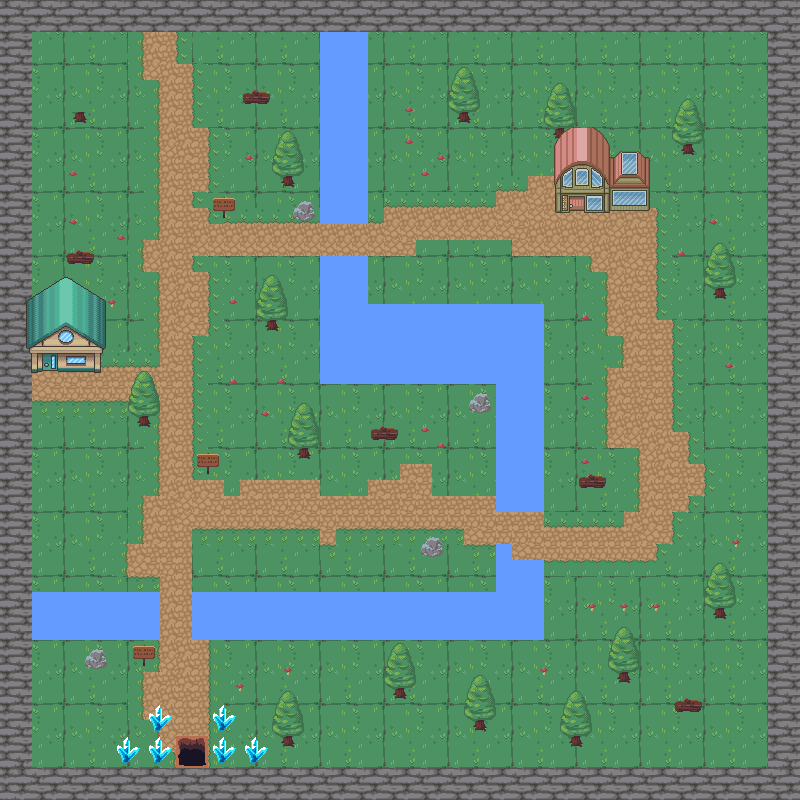

The image is a tile-based game level rendered from a .tmx file. Its description and source (layers, tilesets, objects; grid data summarised) follow:
An orthogonal 50x50 tile map with 16x16 px tiles, 8 tile layers (background, walls, water, path, ...), 3 tilesets and 67 objects (49x collision, Player, enter_house, enter_house_exit, enter_house2_exit, ...).

<map version="1.5" tiledversion="1.7.2" orientation="orthogonal" renderorder="right-down" width="50" height="50" tilewidth="16" tileheight="16" infinite="0" nextlayerid="15" nextobjectid="105">
 <tileset firstgid="1" source="nature.tsx" />
 <tileset firstgid="721" source="house.tsx" />
 <tileset firstgid="1496" source="dungeon.tsx" />
 <layer id="1" name="background" width="50" height="50">
  <data>[2500 cells, 2500 non-empty, 16 distinct tile ids]</data>
 </layer>
 <layer id="2" name="walls" width="50" height="50">
  <data>[2500 cells, 384 non-empty, 4 distinct tile ids]</data>
 </layer>
 <layer id="3" name="water" width="50" height="50">
  <data>[2500 cells, 256 non-empty, 4 distinct tile ids]</data>
 </layer>
 <layer id="4" name="path" width="50" height="50">
  <data>[2500 cells, 548 non-empty, 10 distinct tile ids]</data>
 </layer>
 <layer id="7" name="decorations" width="50" height="50">
  <data>[2500 cells, 154 non-empty, 23 distinct tile ids]</data>
 </layer>
 <layer id="8" name="house" width="50" height="50">
  <data>[2500 cells, 77 non-empty, 77 distinct tile ids]</data>
 </layer>
 <layer id="11" name="dungeon" width="50" height="50">
  <data>[2500 cells, 4 non-empty, 4 distinct tile ids]</data>
 </layer>
 <layer id="14" name="top" width="50" height="50">
  <data>[2500 cells, 100 non-empty, 22 distinct tile ids]</data>
 </layer>
 <objectgroup id="5" name="Objects">
  <object id="1" name="Player" x="160" y="230">
   <point />
  </object>
  <object id="5" name="collision" x="6.7904" y="-13.5808" width="785.423" height="40.7424" />
  <object id="6" name="collision" x="2.26347" y="9.05387" width="24.8981" height="787.687" />
  <object id="8" name="collision" x="771.842" y="-2.26347" width="31.6885" height="799.004" />
  <object id="9" name="collision" x="6.64011" y="766.932" width="786.853" height="24.9004" />
  <object id="17" name="collision" x="320.383" y="33.0653">
   <polygon points="0,0 -0.165825,191.178 47.5163,191.026 47.2088,-0.741786 -0.214768,-1.68554" />
  </object>
  <object id="20" name="collision" x="319.64" y="256.345" width="48.1043" height="125.957" />
  <object id="21" name="collision" x="368.378" y="303.184" width="175.328" height="78.486" />
  <object id="22" name="collision" x="494.335" y="381.037" width="48.7373" height="130.388" />
  <object id="23" name="collision" x="496.234" y="544.971" width="15.1908" height="13.9249" />
  <object id="24" name="collision" x="496.234" y="559.529" width="46.8384" height="79.7519" />
  <object id="25" name="collision" x="190.791" y="591.177" width="305.443" height="48.3639" />
  <object id="26" name="collision" x="31.1496" y="591.843" width="128.492" height="48.6713" />
  <object id="27" name="collision" x="71.8106" y="110.819" width="16.2534" height="13.0027" />
  <object id="28" name="collision" x="281.703" y="174.312" width="14.0173" height="13.5651" />
  <object id="29" name="collision" x="266.427" y="317.866" width="12.9257" height="13.9808" />
  <object id="30" name="collision" x="135.771" y="414.819" width="15.6922" height="12.9631" />
  <object id="31" name="collision" x="293.375" y="446.203" width="19.7858" height="15.0099" />
  <object id="32" name="collision" x="455.755" y="109.163" width="17.739" height="15.6922" />
  <object id="33" name="collision" x="551.272" y="124.173" width="17.739" height="17.0567" />
  <object id="34" name="collision" x="678.174" y="142.594" width="19.7858" height="14.3276" />
  <object id="35" name="collision" x="709.559" y="285.188" width="20.468" height="15.6922" />
  <object id="36" name="collision" x="712.97" y="606.536" width="14.3276" height="13.6454" />
  <object id="37" name="collision" x="616.088" y="671.352" width="15.6922" height="12.2808" />
  <object id="38" name="collision" x="569.694" y="734.12" width="13.6454" height="12.9631" />
  <object id="39" name="collision" x="472.812" y="719.11" width="14.3276" height="12.2808" />
  <object id="40" name="collision" x="393.669" y="685.679" width="13.6454" height="13.6454" />
  <object id="41" name="collision" x="277.683" y="732.756" width="18.4212" height="15.0099" />
  <object id="43" name="collision" x="243.634" y="89.739" width="25.5835" height="15.3501" />
  <object id="44" name="collision" x="216.476" y="208.21" width="14.5629" height="11.0206" />
  <object id="45" name="collision" x="296.375" y="203.881" width="15.3501" height="16.5309" />
  <object id="46" name="collision" x="68.0915" y="250.325" width="25.9771" height="14.9565" />
  <object id="47" name="collision" x="199.158" y="463.258" width="15.3501" height="12.595" />
  <object id="51" name="collision" x="469.723" y="397.769" width="18.5949" height="15.361" />
  <object id="52" name="collision" x="371.897" y="427.682" width="25.8711" height="13.744" />
  <object id="53" name="collision" x="580.483" y="475.382" width="25.8711" height="12.9356" />
  <object id="54" name="collision" x="423.64" y="539.251" width="18.5949" height="16.9779" />
  <object id="55" name="collision" x="85.6981" y="647.587" width="21.0203" height="21.8288" />
  <object id="56" name="collision" x="136.057" y="657.072" width="13.9271" height="9.99893" />
  <object id="59" name="collision" x="673.67" y="697.109" width="27.7802" height="15.6264" />
  <object id="65" name="collision" x="26.5734" y="311.888" width="76.9231" height="59.4406" />
  <object id="66" name="collision" x="556.643" y="160.14" width="93.7063" height="53.1469" />
  <object id="67" name="enter_house" x="41.001" y="351.603" width="17.2127" height="23.43" />
  <object id="68" name="enter_house_exit" x="50.4523" y="387.819">
   <point />
  </object>
  <object id="69" name="enter_house2_exit" x="577.352" y="248.193">
   <point />
  </object>
  <object id="71" name="enter_house2" x="569.446" y="196.853" width="14.5484" height="20.0845" />
  <object id="72" name="enter_dungeon" x="177.068" y="736.602" width="29.1178" height="29.9048" />
  <object id="73" name="collision" x="147.148" y="705.316" width="23.2339" height="26.5531" />
  <object id="74" name="collision" x="148.808" y="738.507" width="21.5744" height="24.3403" />
  <object id="75" name="collision" x="116.17" y="736.295" width="23.2339" height="27.6595" />
  <object id="76" name="collision" x="213.531" y="704.763" width="21.0212" height="27.1063" />
  <object id="77" name="collision" x="214.637" y="738.507" width="20.468" height="25.4467" />
  <object id="78" name="collision" x="246.169" y="739.061" width="20.468" height="24.3403" />
  <object id="101" name="collision" x="555.8" y="144.143" width="52.8734" height="15.7361" />
  <object id="103" name="collision" x="29.5839" y="300.875" width="74.904" height="10.0711" />
 </objectgroup>
 <objectgroup id="13" name="NPCpaths">
  <object id="80" name="paul_path2" x="64.38" y="192.5" width="15.562" height="15.3489" />
  <object id="81" name="paul_path3" x="112.132" y="192.5" width="15.1357" height="15.1357" />
  <object id="82" name="paul_path4" x="112.132" y="224.264" width="15.7752" height="15.9884" />
  <object id="83" name="paul_path5" x="112.345" y="128.547" width="15.3489" height="15.3489" />
  <object id="85" name="paul_path1" x="64.0719" y="128.144" width="16.0329" height="15.7936" />
  <object id="87" name="robin_path1" x="527.863" y="208.018" width="15.5635" height="15.4046" />
  <object id="93" name="robin_path3" x="159.959" y="528.057" width="15.7389" height="16.0601" />
  <object id="94" name="robin_path4" x="528.378" y="527.736" width="15.4177" height="15.0965" />
  <object id="95" name="robin_path5" x="575.595" y="528.699" width="15.7389" height="14.7753" />
  <object id="96" name="robin_path6" x="655.896" y="528.057" width="16.7025" height="16.3813" />
  <object id="97" name="robin_path7" x="656.217" y="208.782" width="16.0601" height="15.0965" />
  <object id="99" name="robin_path2" x="158.674" y="208.139" width="16.3813" height="15.0965" />
 </objectgroup>
</map>
